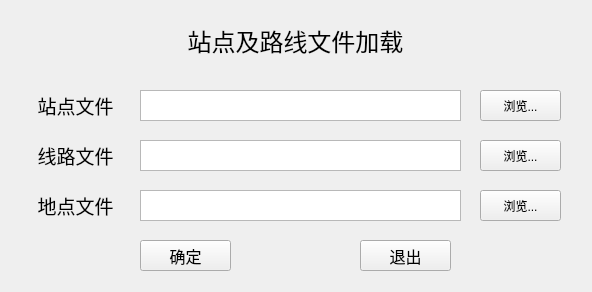
<?xml version="1.0" encoding="UTF-8"?>
<ui version="4.0">
 <class>FileLoad</class>
 <widget class="QWidget" name="FileLoad">
  <property name="geometry">
   <rect>
    <x>0</x>
    <y>0</y>
    <width>592</width>
    <height>292</height>
   </rect>
  </property>
  <property name="maximumSize">
   <size>
    <width>635</width>
    <height>292</height>
   </size>
  </property>
  <property name="windowTitle">
   <string>FileLoad</string>
  </property>
  <widget class="QLabel" name="labelWind">
   <property name="geometry">
    <rect>
     <x>110</x>
     <y>20</y>
     <width>371</width>
     <height>41</height>
    </rect>
   </property>
   <property name="font">
    <font>
     <pointsize>18</pointsize>
    </font>
   </property>
   <property name="text">
    <string>站点及路线文件加载</string>
   </property>
   <property name="alignment">
    <set>Qt::AlignCenter</set>
   </property>
  </widget>
  <widget class="QLabel" name="labelStop">
   <property name="geometry">
    <rect>
     <x>20</x>
     <y>90</y>
     <width>111</width>
     <height>31</height>
    </rect>
   </property>
   <property name="font">
    <font>
     <pointsize>14</pointsize>
    </font>
   </property>
   <property name="text">
    <string>站点文件</string>
   </property>
   <property name="alignment">
    <set>Qt::AlignCenter</set>
   </property>
  </widget>
  <widget class="QLabel" name="labelLine">
   <property name="geometry">
    <rect>
     <x>20</x>
     <y>140</y>
     <width>111</width>
     <height>31</height>
    </rect>
   </property>
   <property name="font">
    <font>
     <pointsize>14</pointsize>
    </font>
   </property>
   <property name="text">
    <string>线路文件</string>
   </property>
   <property name="alignment">
    <set>Qt::AlignCenter</set>
   </property>
  </widget>
  <widget class="QPushButton" name="pushButtonStop">
   <property name="geometry">
    <rect>
     <x>480</x>
     <y>90</y>
     <width>81</width>
     <height>31</height>
    </rect>
   </property>
   <property name="text">
    <string>浏览...</string>
   </property>
  </widget>
  <widget class="QPushButton" name="pushButtonLine">
   <property name="geometry">
    <rect>
     <x>480</x>
     <y>140</y>
     <width>81</width>
     <height>31</height>
    </rect>
   </property>
   <property name="text">
    <string>浏览...</string>
   </property>
  </widget>
  <widget class="QPushButton" name="pushButtonDone">
   <property name="geometry">
    <rect>
     <x>140</x>
     <y>240</y>
     <width>91</width>
     <height>31</height>
    </rect>
   </property>
   <property name="font">
    <font>
     <pointsize>12</pointsize>
    </font>
   </property>
   <property name="text">
    <string>确定</string>
   </property>
  </widget>
  <widget class="QPushButton" name="pushButtonQuit">
   <property name="geometry">
    <rect>
     <x>360</x>
     <y>240</y>
     <width>91</width>
     <height>31</height>
    </rect>
   </property>
   <property name="font">
    <font>
     <pointsize>12</pointsize>
    </font>
   </property>
   <property name="text">
    <string>退出</string>
   </property>
  </widget>
  <widget class="QTextEdit" name="textEditStop">
   <property name="geometry">
    <rect>
     <x>140</x>
     <y>90</y>
     <width>321</width>
     <height>31</height>
    </rect>
   </property>
  </widget>
  <widget class="QTextEdit" name="textEditLine">
   <property name="geometry">
    <rect>
     <x>140</x>
     <y>140</y>
     <width>321</width>
     <height>31</height>
    </rect>
   </property>
  </widget>
  <widget class="QLabel" name="labelHits">
   <property name="geometry">
    <rect>
     <x>10</x>
     <y>270</y>
     <width>551</width>
     <height>20</height>
    </rect>
   </property>
   <property name="text">
    <string/>
   </property>
  </widget>
  <widget class="QLabel" name="labelOrg">
   <property name="geometry">
    <rect>
     <x>20</x>
     <y>190</y>
     <width>111</width>
     <height>31</height>
    </rect>
   </property>
   <property name="font">
    <font>
     <pointsize>14</pointsize>
    </font>
   </property>
   <property name="text">
    <string>地点文件</string>
   </property>
   <property name="alignment">
    <set>Qt::AlignCenter</set>
   </property>
  </widget>
  <widget class="QTextEdit" name="textEditOrg">
   <property name="geometry">
    <rect>
     <x>140</x>
     <y>190</y>
     <width>321</width>
     <height>31</height>
    </rect>
   </property>
  </widget>
  <widget class="QPushButton" name="pushButtonOrg">
   <property name="geometry">
    <rect>
     <x>480</x>
     <y>190</y>
     <width>81</width>
     <height>31</height>
    </rect>
   </property>
   <property name="text">
    <string>浏览...</string>
   </property>
  </widget>
 </widget>
 <layoutdefault spacing="6" margin="11"/>
 <resources/>
 <connections>
  <connection>
   <sender>pushButtonDone</sender>
   <signal>clicked()</signal>
   <receiver>FileLoad</receiver>
   <slot>checkFile()</slot>
   <hints>
    <hint type="sourcelabel">
     <x>207</x>
     <y>218</y>
    </hint>
    <hint type="destinationlabel">
     <x>317</x>
     <y>145</y>
    </hint>
   </hints>
  </connection>
  <connection>
   <sender>pushButtonLine</sender>
   <signal>clicked()</signal>
   <receiver>FileLoad</receiver>
   <slot>inputLine()</slot>
   <hints>
    <hint type="sourcelabel">
     <x>415</x>
     <y>146</y>
    </hint>
    <hint type="destinationlabel">
     <x>317</x>
     <y>145</y>
    </hint>
   </hints>
  </connection>
  <connection>
   <sender>pushButtonQuit</sender>
   <signal>clicked()</signal>
   <receiver>FileLoad</receiver>
   <slot>close()</slot>
   <hints>
    <hint type="sourcelabel">
     <x>357</x>
     <y>218</y>
    </hint>
    <hint type="destinationlabel">
     <x>317</x>
     <y>145</y>
    </hint>
   </hints>
  </connection>
  <connection>
   <sender>pushButtonStop</sender>
   <signal>clicked()</signal>
   <receiver>FileLoad</receiver>
   <slot>inputStop()</slot>
   <hints>
    <hint type="sourcelabel">
     <x>415</x>
     <y>110</y>
    </hint>
    <hint type="destinationlabel">
     <x>317</x>
     <y>145</y>
    </hint>
   </hints>
  </connection>
  <connection>
   <sender>pushButtonOrg</sender>
   <signal>clicked()</signal>
   <receiver>FileLoad</receiver>
   <slot>inputOrg()</slot>
   <hints>
    <hint type="sourcelabel">
     <x>520</x>
     <y>205</y>
    </hint>
    <hint type="destinationlabel">
     <x>295</x>
     <y>145</y>
    </hint>
   </hints>
  </connection>
 </connections>
 <slots>
  <slot>inputStop()</slot>
  <slot>inputLine()</slot>
  <slot>checkFile()</slot>
  <slot>inputOrg()</slot>
 </slots>
</ui>
